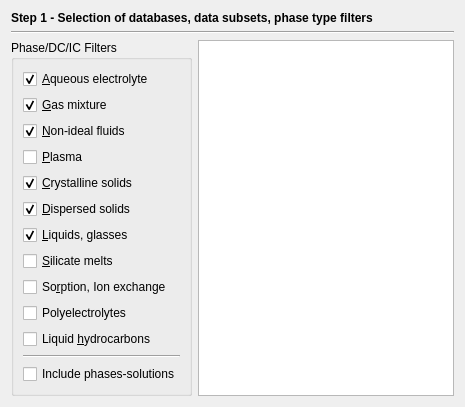
     <widget class="QWidget" name="page">
      <layout class="QGridLayout" name="gridLayout">
       <item row="0" column="0" colspan="2">
        <widget class="QLabel" name="pageName">
         <property name="sizePolicy">
          <sizepolicy hsizetype="Preferred" vsizetype="Fixed">
           <horstretch>0</horstretch>
           <verstretch>0</verstretch>
          </sizepolicy>
         </property>
         <property name="font">
          <font>
           <weight>75</weight>
           <bold>true</bold>
          </font>
         </property>
         <property name="text">
          <string>Step 1 - Selection of databases, data subsets, phase type filters</string>
         </property>
        </widget>
       </item>
       <item row="1" column="0" colspan="2">
        <widget class="Line" name="line">
         <property name="orientation">
          <enum>Qt::Horizontal</enum>
         </property>
        </widget>
       </item>
       <item row="2" column="0">
        <widget class="QGroupBox" name="groupBox">
         <property name="title">
          <string>Phase/DC/IC Filters</string>
         </property>
         <layout class="QVBoxLayout" name="verticalLayout">
          <item>
           <widget class="QCheckBox" name="cbAqueous">
            <property name="toolTip">
             <string>Check to include the aqueous electrolyte phase</string>
            </property>
            <property name="text">
             <string>&amp;Aqueous electrolyte</string>
            </property>
            <property name="checked">
             <bool>true</bool>
            </property>
           </widget>
          </item>
          <item>
           <widget class="QCheckBox" name="cbGaseous">
            <property name="toolTip">
             <string>Check to include the gaseous  phase </string>
            </property>
            <property name="text">
             <string>&amp;Gas mixture</string>
            </property>
            <property name="checked">
             <bool>true</bool>
            </property>
           </widget>
          </item>
          <item>
           <widget class="QCheckBox" name="cbFluid">
            <property name="toolTip">
             <string>Check to include the fluid phase </string>
            </property>
            <property name="text">
             <string>&amp;Non-ideal fluids</string>
            </property>
            <property name="checked">
             <bool>true</bool>
            </property>
           </widget>
          </item>
          <item>
           <widget class="QCheckBox" name="cbPlasma">
            <property name="toolTip">
             <string>Check to include the plasma phase </string>
            </property>
            <property name="text">
             <string>&amp;Plasma</string>
            </property>
           </widget>
          </item>
          <item>
           <widget class="QCheckBox" name="cbSolids">
            <property name="toolTip">
             <string>Check to include condenced solid phases  </string>
            </property>
            <property name="text">
             <string>&amp;Crystalline solids  </string>
            </property>
            <property name="checked">
             <bool>true</bool>
            </property>
           </widget>
          </item>
          <item>
           <widget class="QCheckBox" name="cbSindis">
            <property name="toolTip">
             <string>Check to include dispersed solid phases  </string>
            </property>
            <property name="text">
             <string>&amp;Dispersed solids  </string>
            </property>
            <property name="checked">
             <bool>true</bool>
            </property>
           </widget>
          </item>
          <item>
           <widget class="QCheckBox" name="cbLiquid">
            <property name="toolTip">
             <string>Check to include non-electrolyte liquid phases  </string>
            </property>
            <property name="text">
             <string>&amp;Liquids, glasses  </string>
            </property>
            <property name="checked">
             <bool>true</bool>
            </property>
           </widget>
          </item>
          <item>
           <widget class="QCheckBox" name="cbSimelt">
            <property name="toolTip">
             <string>Check to include silicate (magmatic) melt or non-aqueous electrolyte phases</string>
            </property>
            <property name="text">
             <string>&amp;Silicate melts</string>
            </property>
           </widget>
          </item>
          <item>
           <widget class="QCheckBox" name="cbSorption">
            <property name="toolTip">
             <string>Check to include sorption phase(s) with surface complexes at the mineral-water interface</string>
            </property>
            <property name="text">
             <string>So&amp;rption, Ion exchange </string>
            </property>
           </widget>
          </item>
          <item>
           <widget class="QCheckBox" name="cbPolyel">
            <property name="toolTip">
             <string>Check to include colloidal poly- (oligo)electrolyte phases</string>
            </property>
            <property name="text">
             <string>Polyelectrolytes</string>
            </property>
           </widget>
          </item>
          <item>
           <widget class="QCheckBox" name="cbHcarbl">
            <property name="toolTip">
             <string>Check to include mixture of condensed hydrocarbons</string>
            </property>
            <property name="text">
             <string>Liquid &amp;hydrocarbons</string>
            </property>
           </widget>
          </item>
          <item>
           <widget class="Line" name="line_2">
            <property name="orientation">
             <enum>Qt::Horizontal</enum>
            </property>
           </widget>
          </item>
          <item>
           <widget class="QCheckBox" name="cbSolutions">
            <property name="toolTip">
             <string>Check to include multi-component (solution) phases</string>
            </property>
            <property name="text">
             <string>Include phases-solutions</string>
            </property>
           </widget>
          </item>
         </layout>
        </widget>
       </item>
       <item row="2" column="1">
        <widget class="QTreeView" name="FtreeView">
         <property name="editTriggers">
          <set>QAbstractItemView::NoEditTriggers</set>
         </property>
         <property name="selectionMode">
          <enum>QAbstractItemView::NoSelection</enum>
         </property>
         <property name="autoExpandDelay">
          <number>2</number>
         </property>
         <property name="rootIsDecorated">
          <bool>false</bool>
         </property>
         <property name="sortingEnabled">
          <bool>false</bool>
         </property>
         <attribute name="headerDefaultSectionSize">
          <number>200</number>
         </attribute>
        </widget>
       </item>
      </layout>
     </widget>
